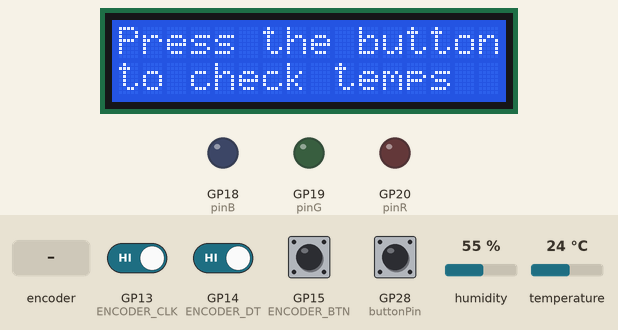
Simulated run of this sketch. Board: Raspberry Pi Pico W. On the bench: 16×2 character LCD, output pins drawn as LEDs (lit = HIGH). The test bench sets the inputs (shaded band); at power-on: GP13 (ENCODER_CLK), GP14 (ENCODER_DT), GP15 (ENCODER_BTN) HIGH, GP28 (buttonPin) LOW, humidity 55 %, temperature 24 °C.

Above: at 0.1 s.
5.3 s: GP28 (buttonPin) pulled HIGH for 0.15 s
At 5.7 s:
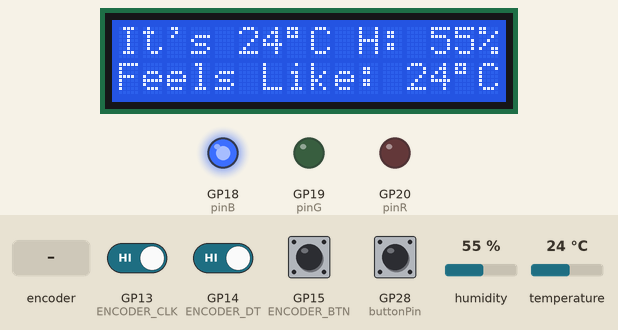
11.3 s: GP15 (ENCODER_BTN) driven LOW
At 11.9 s:
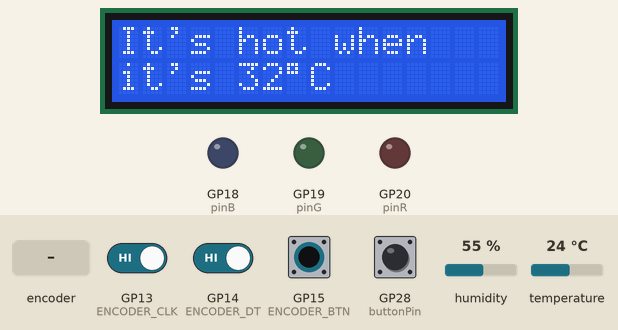
15.9 s: rotary encoder on GP13 (ENCODER_CLK) / GP14 (ENCODER_DT) turned 1 step (first pin leading)
At 17.0 s:
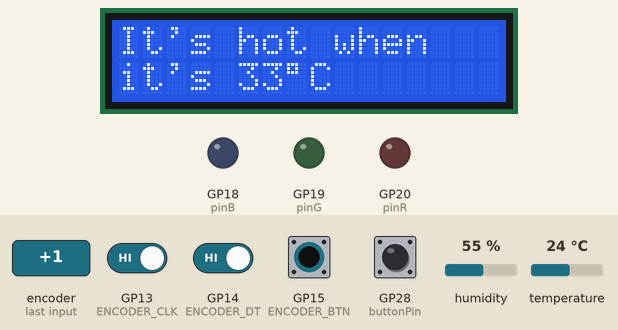
17.9 s: rotary encoder on GP13 (ENCODER_CLK) / GP14 (ENCODER_DT) turned 1 step (first pin leading)
At 19.1 s:
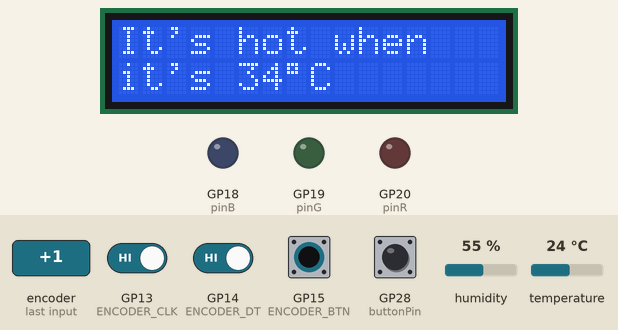
19.9 s: GP15 (ENCODER_BTN) driven HIGH
21.9 s: GP15 (ENCODER_BTN) driven LOW
Timing chart, 0 to 24.9 s (numbered marks = the images above; inputs shaded):
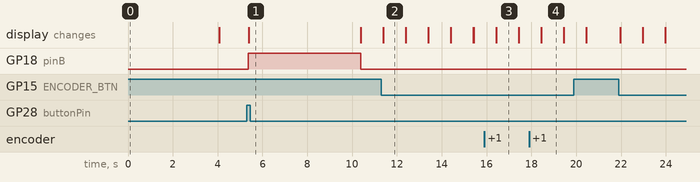

The sketch:

sketch.ino
```cpp
// Now turn this trash into treasure!

#include <LiquidCrystal.h>
#include <DHT.h>

#define DHTPIN 27
#define DHTTYPE DHT22
#define ENCODER_CLK 13
#define ENCODER_DT  14
#define ENCODER_BTN 15

const int pinR = 20;
const int pinG = 19;
const int pinB = 18;
const int buttonPin = 28;
int oldButton = LOW;
int lastClk = HIGH;
float hotTemp = 32;
float warmTemp = hotTemp - 2;

LiquidCrystal lcd(12, 11, 10, 9, 8, 7);
DHT dht(DHTPIN, DHTTYPE);

void setup() {
  pinMode(buttonPin, INPUT);
  pinMode(pinR, OUTPUT);
  pinMode(pinG, OUTPUT);
  pinMode(pinB, OUTPUT);
  pinMode(ENCODER_CLK, INPUT);
  pinMode(ENCODER_DT, INPUT);
  pinMode(ENCODER_BTN, INPUT_PULLUP);
  attachInterrupt(digitalPinToInterrupt(ENCODER_CLK), readEncoder, FALLING);

  lcd.display();
  lcd.begin(16, 2);
  lcd.print("Press the button");

  lcd.setCursor(0, 1);
  lcd.print("to check temps");

  delay(4000);
  lcd.clear();
  lcd.noDisplay();
  dht.begin();
}

void readEncoder() {
  int dtValue = digitalRead(ENCODER_DT);
  if (dtValue == HIGH) {
    hotTemp++;
  }
  if (dtValue == LOW) {
    hotTemp--;
  }
  warmTemp = hotTemp - 2;
}

void loop() {
  //Humidity
  float humid = dht.readHumidity();
  //Temperature (Celcius)
  float temp = dht.readTemperature();
  // Compute heat index (Celcius)
  float feelsLike = dht.computeHeatIndex(temp, humid, false);

  // Check if sensor failed and try again.
  if (isnan(humid) || isnan(temp)) {
    lcd.display();
    lcd.print(F("Failed to read"));
    lcd.setCursor(0, 1);
    lcd.print("from DHT sensor!");
    delay(2000);
    lcd.clear();
    lcd.noDisplay();
    return;
  }

  if (digitalRead(ENCODER_BTN) == LOW) {
    lcd.display();
    lcd.print("It's hot when");
    lcd.setCursor(0, 1);
    lcd.print(String("it's ") + String(hotTemp,0) + (char)223 + String("C"));
    delay(1000);
    lcd.clear();
    lcd.noDisplay();
    return;
  }

  int newButton = digitalRead(buttonPin);
  if(newButton == HIGH) {
    if (temp >= hotTemp){
      analogWrite(pinR, 255);
    } else if (temp >= warmTemp){
      analogWrite(pinR, 255);
      analogWrite(pinG, 255);
    } else if (temp < warmTemp){
      analogWrite(pinB, 255);
    }
    lcd.display();
    lcd.print(String("It's ") + String(temp,0) + (char)223 + String("C ") + String("H: ") + String(humid,0) + String("%"));
    lcd.setCursor(0, 1);
    lcd.print(String("Feels Like: " + String(feelsLike,0) + (char)223 + String("C)")));
    delay(5000);
    analogWrite(pinR, 0);
    analogWrite(pinG, 0);
    analogWrite(pinB, 0);
    lcd.clear();
    lcd.noDisplay();
  }

  delay(100); // this speeds up the simulation
}
```

Measured:
- after the input at 5.3 s, GP18 (pinB): LOW → HIGH after 0.07 s, → LOW 5.0 s later; the display: changes after 0.08 s (image 1)
- after the input at 11.3 s, the display: changes after 0.09 s (image 2)
- after the input at 15.9 s, the display: first differs from a run without the input after 0.52 s (image 3)
- after the input at 17.9 s, the display: first differs from a run without the input after 0.54 s (image 4)
- what the display in image 2 shows lasts 1.0 s, from 11.4 s to 12.4 s
